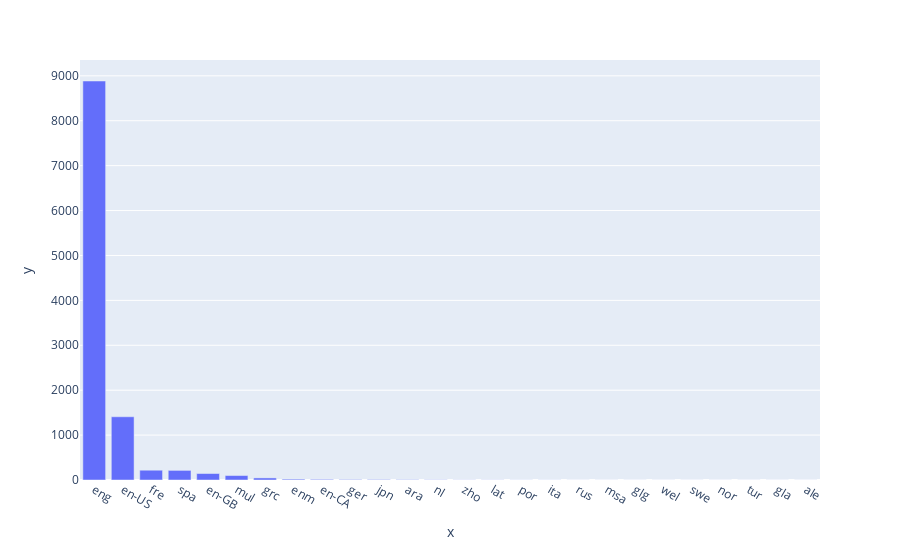

The notebook cell this image was saved under:
### Markdown cell above
- What is the Language distribution ?

### Code cell
# Number of Languages 
fig = px.bar(df, x=df['language_code'].unique(), y=df['language_code'].value_counts())
fig.update_layout(xaxis={'categoryorder':'total descending'})
fig.show()

### Figure 1 — Plotly figure (JSON) as saved in the notebook; plotly's stock layout.template omitted (floating-point values rounded to 4 significant figures)
{"data": [{"alignmentgroup": "True", "hovertemplate": "x=%{x}<br>y=%{y}<extra></extra>", "legendgroup": "", "marker": {"color": "#636efa", "pattern": {"shape": ""}}, "name": "", "offsetgroup": "", "orientation": "v", "showlegend": false, "textposition": "auto", "type": "bar", "x": ["eng", "en-US", "fre", "spa", "en-GB", "mul", "grc", "enm", "en-CA", "ger", "jpn", "ara", "nl", "zho", "lat", "por", "ita", "rus", "msa", "glg", "wel", "swe", "nor", "tur", "gla", "ale"], "xaxis": "x", "y": [8885, 1408, 218, 214, 144, 99, 46, 19, 14, 10, 10, 7, 5, 3, 3, 2, 2, 1, 1, 1, 1, 1, 1, 1, 1, 1], "yaxis": "y"}], "layout": {"barmode": "relative", "legend": {"tracegroupgap": 0}, "margin": {"t": 60}, "xaxis": {"anchor": "y", "categoryorder": "total descending", "domain": [0, 1], "title": {"text": "x"}}, "yaxis": {"anchor": "x", "domain": [0, 1], "title": {"text": "y"}}}}
